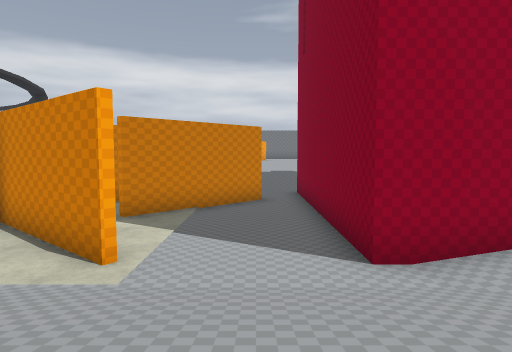
View 1 (above)

19 first-person views from a walk through a 3-D level made in the Godot game engine. The camera is 1.5 m above the floor, tilts 4° down and sees 75° across. The floor is counted in squares, 2 m on a side. Each view is taken from the middle of a square. On the plan, view 1 faces up. The plan holds only what a view shows up to about 11 squares ahead; the rest is blank. The place goes on beyond the plan. Some surface patterns are stand-ins.

View 2
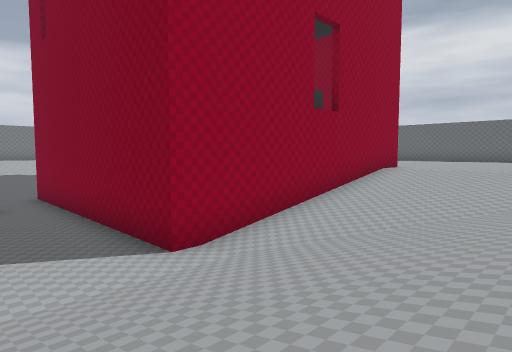

View 3
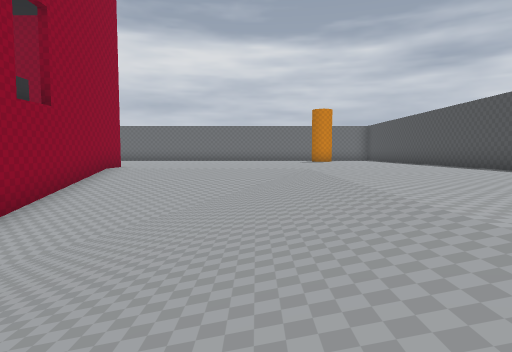

View 4
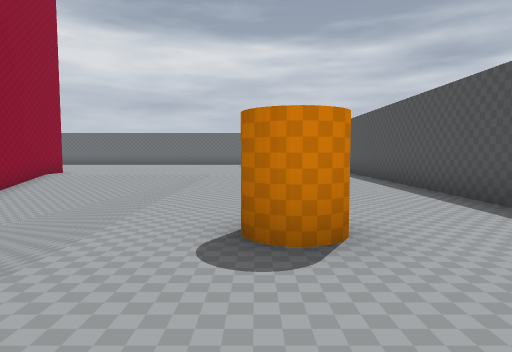

View 5
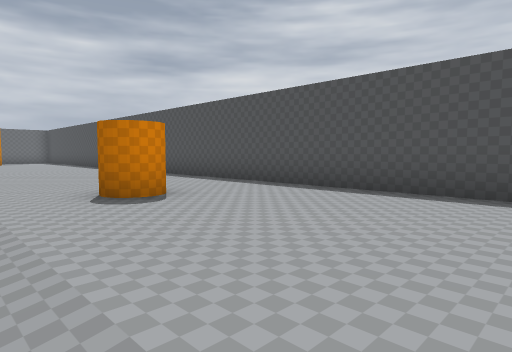

View 6
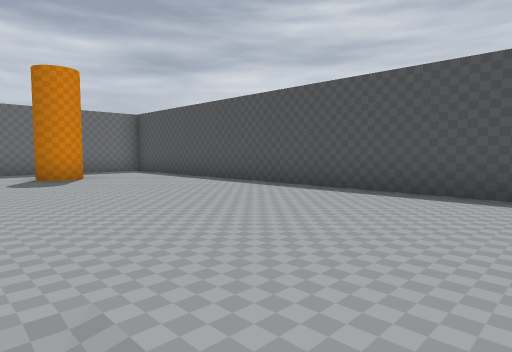

View 7
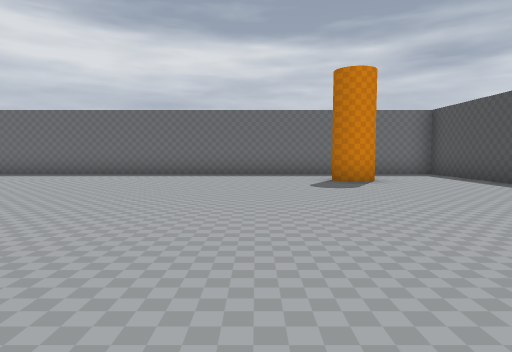

View 8
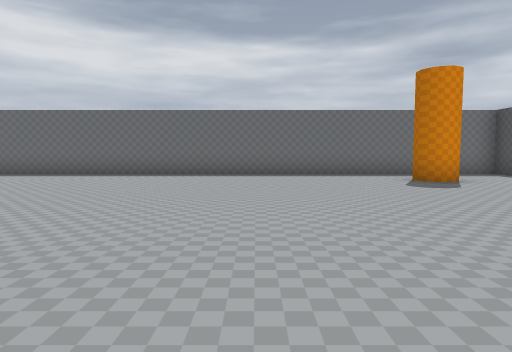

View 9
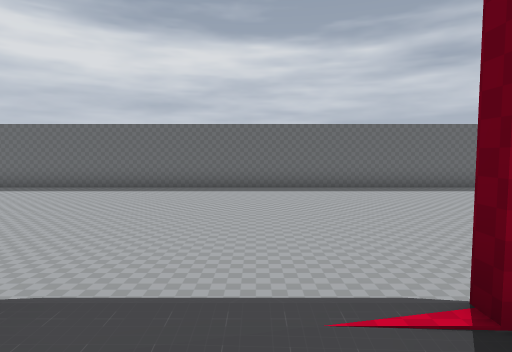

View 10
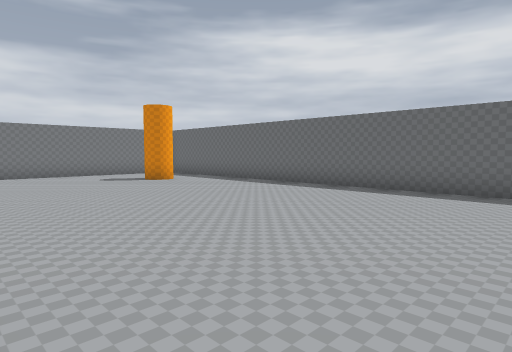

View 11
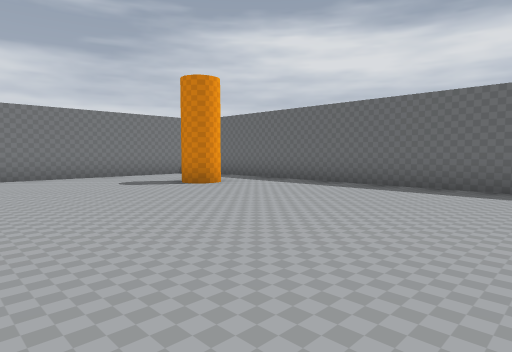

View 12
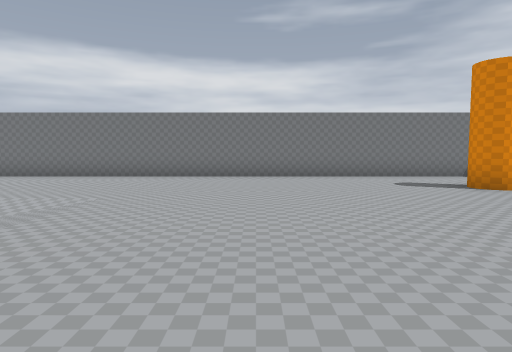

View 13
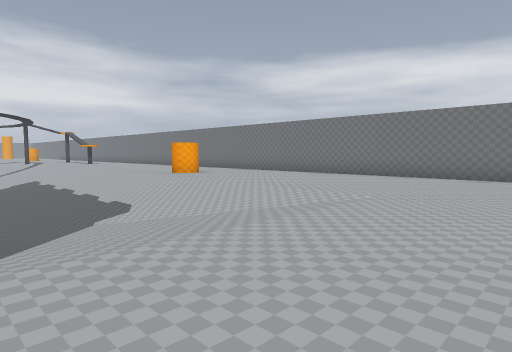

View 14
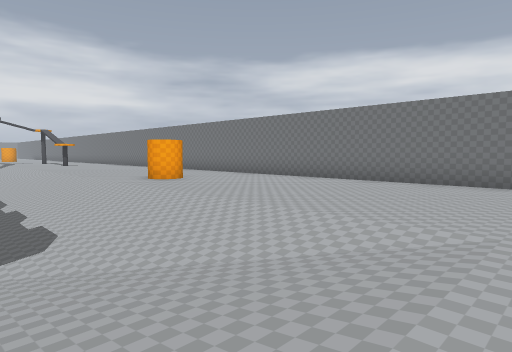

View 15
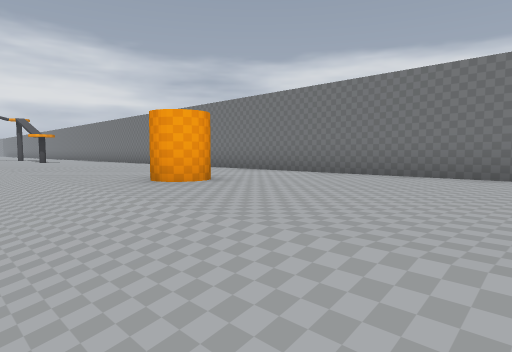

View 16
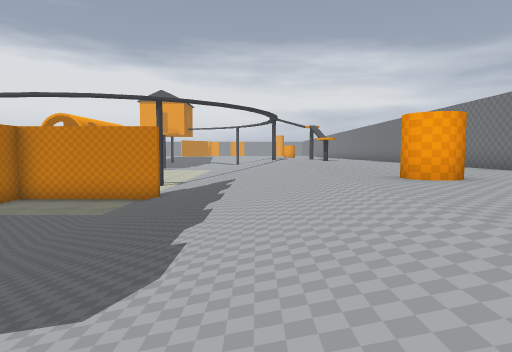

View 17
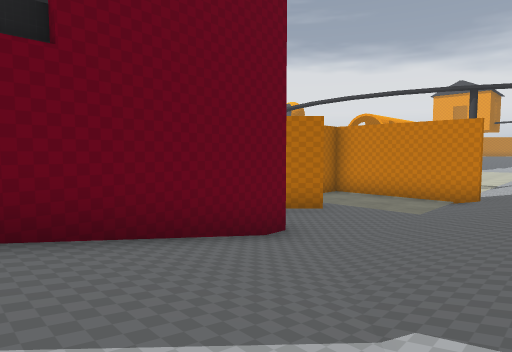

View 18
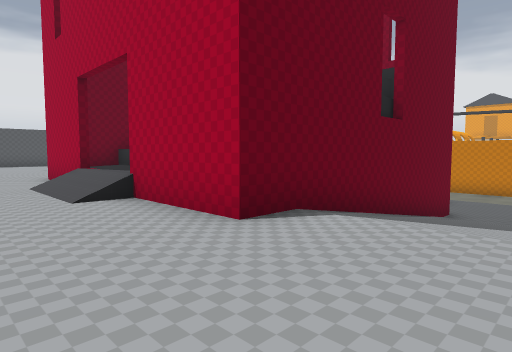

View 19
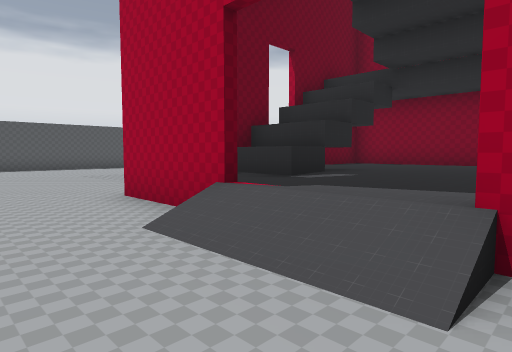

### Floor plan
Key: @ floor where view 1 was taken; # wall or solid block; x gap in a wall; . main floor; : floor 0.75 m higher than the main floor; + floor 1 m higher than the main floor; - floor 1.75 m lower than the main floor; _ floor 2 m lower than the main floor; / step, stairs or slope; = window, fence, low wall or low ledge; ^ raised ledge.
Columns run from 6 left of view 1 to 19 right of it. Each row starts with its distance up from view 1.
 24   #######################
 23   ......................
 22     ....................
 21 .........................#
 20 ......#...............#..#
 19 .........................#
 18  //////////////..........#
 17  //////////////..........#
 16  //////////////..........#
 15  //////////////..........#
 14  /#////////////..........#
 13   #--____//////..........#
 12   #--___######## ........#
 11   #--##_#       #........#
 10   ##-##_#       #........#
  9   --##__#  ++::+/........#
  8    ##___#++++:::/........#
  7    x-___#++++:::/........#
  6  ###-___#+++#^::#........#
  5   -##___#++ ##=:#........#
  4    -/___#####/###........#
  3    ////////////..........#
  2     ///////////..........#
  1       /////////..........#
  0      /@////////..........#
 -1  //////////////..........#
 -2  ........................#
 -3  .....#...............#..#
 -4  ........................#
 -5  ........................#
 -6   .......................#
 -7   ########################

Positions as (right, up) in squares from view 1, and headings:
1: (0, 0), facing up
2: (-1, 0), facing up-right
3: (-1, 0), facing right
4: (-3, -3), facing right
5: (-5, -1), facing down-right
6: (7, -1), facing down-right
7: (8, -1), facing right
8: (8, 1), facing right
9: (8, 8), facing right
10: (10, 9), facing up-right
11: (11, 13), facing up-right
12: (11, 13), facing up
13: (11, 13), facing up-left
14: (9, 15), facing up-left
15: (5, 17), facing up-left
16: (6, 17), facing left
17: (6, 16), facing down-left
18: (12, 15), facing down-left
19: (12, 10), facing down-left
